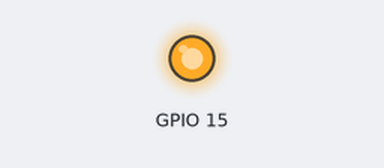
Bench run of a program on a simulated ESP32-S3. Shown: output pins drawn as LEDs (lit = HIGH).

Above: at 0.1 s.
At 129.83 s:
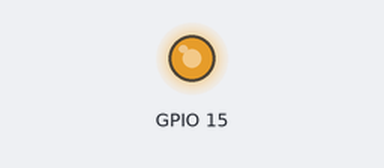
Timing chart, 0 to 130.0 s (numbered marks = the images above):
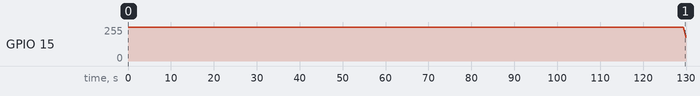

The program:

main.cpp
```cpp
#include <Arduino.h>
#include "../lib/PWM/PWM.h"

#define PMW_EN 1

int interruptCounter = 0;
hw_timer_t *timer = NULL;
volatile uint8_t led_status = 0;
uint16_t g_ledpwmval = 0;
uint8_t g_dir = 0;

//	函数名称：onTimer()
//	函数功能：中断服务的功能，它必须是一个返回void（空）且没有输入参数的函数
//  为使编译器将代码分配到IRAM内，中断处理程序应该具有 IRAM_ATTR 属性
void IRAM_ATTR TimerEvent()
{
    led_status = ~led_status;
    digitalWrite(15, led_status);
}
void setup()
{
    pinMode(15, OUTPUT);


#if PMW_EN
    LEDC_Init(1000, 10);/* LED PWM 初始化,PWM 输出频率为 1000HZ,占空比分辨率为 10 */


#else

    //	函数名称：timerBegin()
    //	函数功能：Timer初始化，分别有三个参数
    //	函数输入：1. 定时器编号（0到3，对应全部4个硬件定时器）
    //			 2. 预分频器数值（ESP32计数器基频为80M，80分频单位是微秒）
    //			 3. 计数器向上（true）或向下（false）计数的标志
    //	函数返回：一个指向 hw_timer_t 结构类型的指针
    timer = timerBegin(0, 80, true);

    //	函数名称：timerAttachInterrupt()
    //	函数功能：绑定定时器的中断处理函数，分别有三个参数
    //	函数输入：1. 指向已初始化定时器的指针（本例子：timer）
    //			 2. 中断服务函数的函数指针
    //			 3. 表示中断触发类型是边沿（true）还是电平（false）的标志
    //	函数返回：无
    timerAttachInterrupt(timer, &TimerEvent, true);

    //	函数名称：timerAlarmWrite()
    //	函数功能：指定触发定时器中断的计数器值，分别有三个参数
    //	函数输入：1. 指向已初始化定时器的指针（本例子：timer）
    //			 2. 第二个参数是触发中断的计数器值（1000000 us -> 1s）
    //			 3. 定时器在产生中断时是否重新加载的标志
    //	函数返回：无
    timerAlarmWrite(timer, 2000000, true);
    timerAlarmEnable(timer); //	使能定时器

#endif

}
void loop()
{

#if PMW_EN
    if (g_dir)
    {
        g_ledpwmval += 5;
    }
    else
    {
        g_ledpwmval -= 5;
    }
    if (g_ledpwmval > 1005)
    {
        g_dir = 0;
    }
    if (g_ledpwmval < 5)
    {
        g_dir = 1;
    }
    pwm_set_duty(g_ledpwmval);
    delay(10);
#endif
}
```
